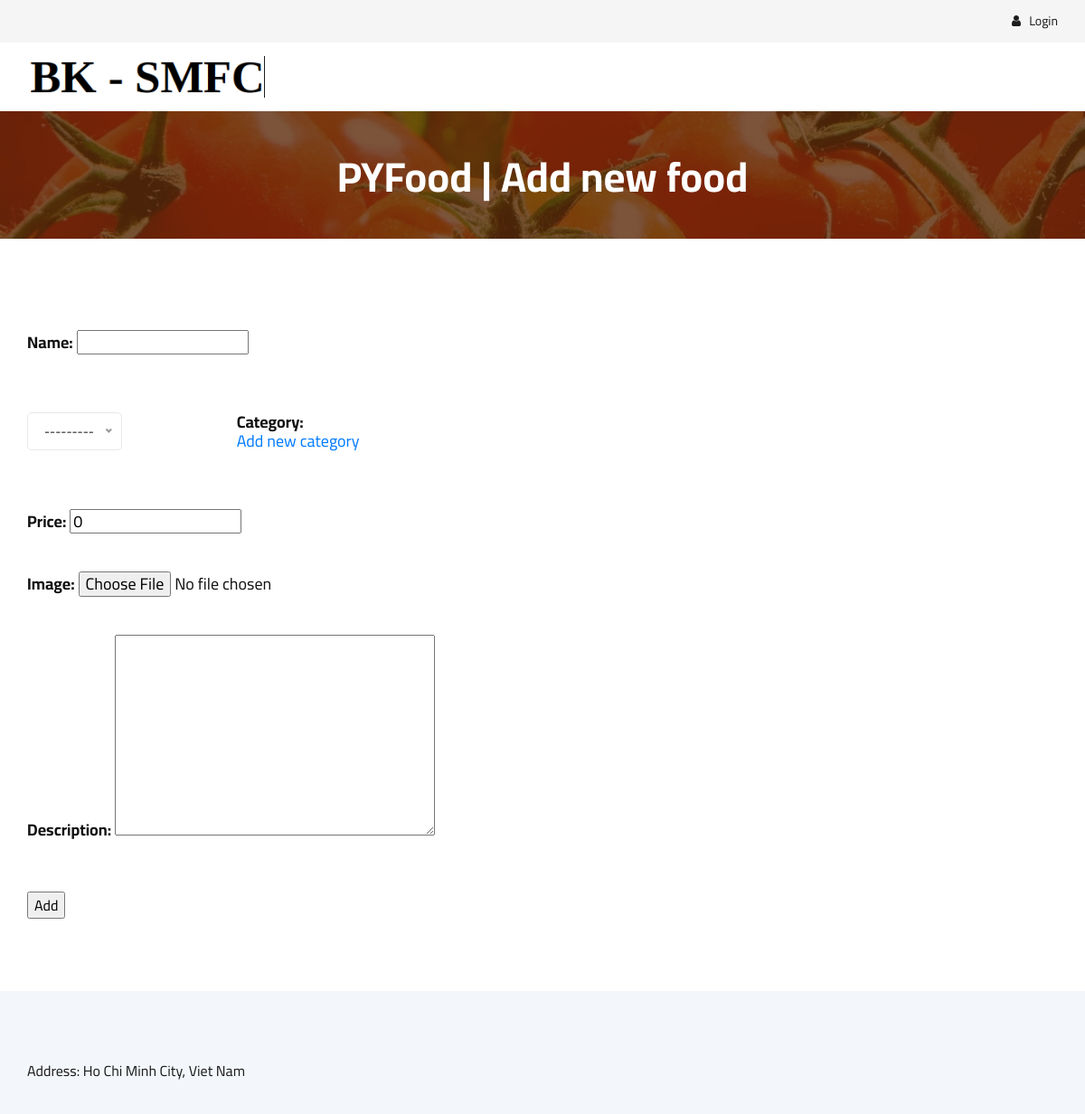
The page /vendorowner/add-new-food/1/ on the database as committed earlier.
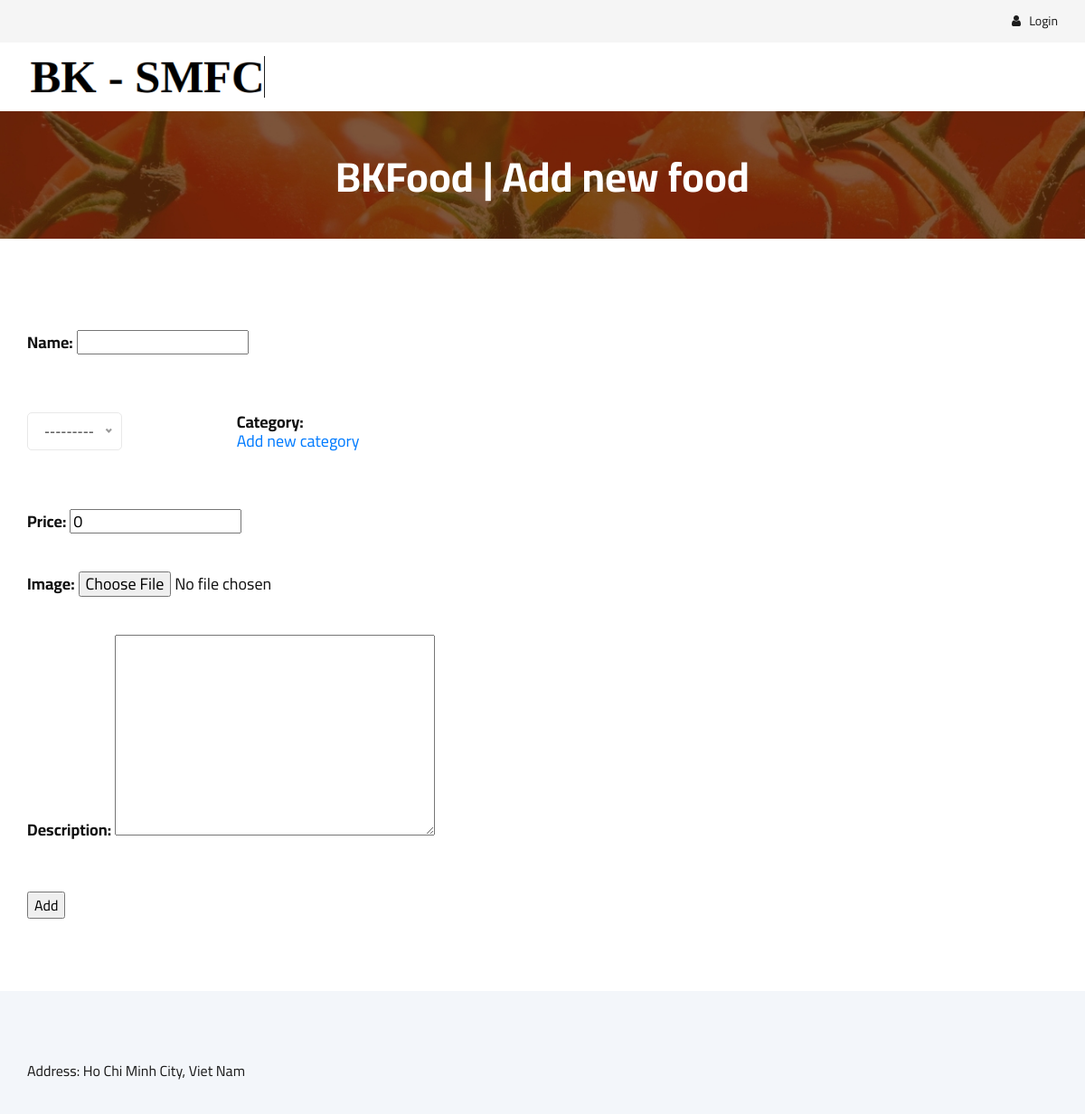
The same page on the database as committed later.
### model/models/vendor.py (models this page shows, shortened)
class Vendor(models.Model):
    name = models.CharField(max_length=100, default='')
    description = models.CharField(max_length=256, default='')
    owner = models.ForeignKey(VendorOwner, on_delete=models.CASCADE)

### vendorowner/views.py (the view)
# urls.py: path('add-new-food/<int:vendor_id>/', AddNewFood ,name='add-new-food'),
def AddNewFood(request, vendor_id):
    if request.method == 'GET':
        context = {
            'vendor_name': Vendor.objects.get(id=vendor_id).name,
            'vendor_id' : vendor_id,
            'add_new_food_form' : AddNewFoodForm()
        }
        return render(request, 'vendorowner/add-new-food.html', context)
    elif request.method == 'POST':
        new_food_form = AddNewFoodForm(request.POST, request.FILES)
        VendorOwnerServices.AddFood(vendor_id, new_food_form)
        return redirect('vendorowner:view-vendor-detail', vendor_id = vendor_id)

### vendorowner/forms.py
class AddNewFoodForm(forms.ModelForm):
    class Meta:
        model = Food
        fields = ('category', 'name', 'description', 'image', 'price')

### model/models/food.py (called while the page is built)
    def __str__(self):
        return self.name

### templates/vendorowner/add-new-food.html (shortened to what this page needs)
{% extends 'vendorowner/base.html' %}
{% block BreadcrumbTitle%}
    <h2>{{vendor_name}} | Add new food</h2>
{% endblock %}
{% block content %}
    <section class="shoping-cart spad">
        <div class="container">
            <form action="" method="post" enctype="multipart/form-data">
                <div class="row">
                    <div class="col-lg-12">
                        <pre>
                            <h5><b>Name: </b>{{add_new_food_form.name}}</h5>
                            <h5>
                                <b>Category: </b>{{add_new_food_form.category}}
                                <a href="{% url 'vendorowner:add-new-category' vendor_id %}">Add new category</a>
                            </h5>
                            <h5><b>Price: </b>{{add_new_food_form.price}}</h5>
                            <h5><b>Image: </b>{{add_new_food_form.image}}</h5>
                            <h5><b>Description: </b>{{add_new_food_form.description}}</h5>
                        </pre>
                    </div>
                </div>
                <input type="submit" value="Add">
            </form>
        </div>
    </section>
{% endblock %}

Rows that differ between the two databases and show on the page:
changed Vendor: name "PYFood" → "BKFood"
